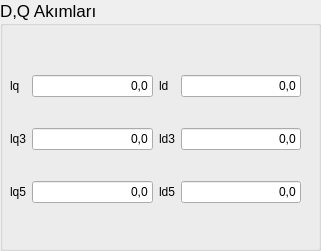
     <widget class="QGroupBox" name="DQAkmlari">
      <property name="geometry">
       <rect>
        <x>30</x>
        <y>370</y>
        <width>321</width>
        <height>251</height>
       </rect>
      </property>
      <property name="font">
       <font>
        <pointsize>13</pointsize>
       </font>
      </property>
      <property name="title">
       <string>D,Q Akımları</string>
      </property>
      <widget class="QWidget" name="layoutWidget">
       <property name="geometry">
        <rect>
         <x>10</x>
         <y>50</y>
         <width>291</width>
         <height>181</height>
        </rect>
       </property>
       <layout class="QGridLayout" name="gridLayout_2">
        <item row="0" column="0">
         <widget class="QLabel" name="lq">
          <property name="font">
           <font>
            <pointsize>9</pointsize>
           </font>
          </property>
          <property name="text">
           <string>lq</string>
          </property>
         </widget>
        </item>
        <item row="0" column="1">
         <widget class="QLineEdit" name="lineEdit_34">
          <property name="font">
           <font>
            <pointsize>9</pointsize>
           </font>
          </property>
          <property name="text">
           <string>0,0</string>
          </property>
          <property name="alignment">
           <set>Qt::AlignRight|Qt::AlignTrailing|Qt::AlignVCenter</set>
          </property>
         </widget>
        </item>
        <item row="0" column="2">
         <widget class="QLabel" name="ld_2">
          <property name="font">
           <font>
            <pointsize>9</pointsize>
           </font>
          </property>
          <property name="text">
           <string>ld</string>
          </property>
         </widget>
        </item>
        <item row="0" column="3">
         <widget class="QLineEdit" name="lineEdit_37">
          <property name="font">
           <font>
            <pointsize>9</pointsize>
           </font>
          </property>
          <property name="text">
           <string>0,0</string>
          </property>
          <property name="alignment">
           <set>Qt::AlignRight|Qt::AlignTrailing|Qt::AlignVCenter</set>
          </property>
         </widget>
        </item>
        <item row="1" column="0">
         <widget class="QLabel" name="lq3">
          <property name="font">
           <font>
            <pointsize>9</pointsize>
           </font>
          </property>
          <property name="text">
           <string>lq3</string>
          </property>
         </widget>
        </item>
        <item row="1" column="1">
         <widget class="QLineEdit" name="lineEdit_35">
          <property name="font">
           <font>
            <pointsize>9</pointsize>
           </font>
          </property>
          <property name="text">
           <string>0,0</string>
          </property>
          <property name="alignment">
           <set>Qt::AlignRight|Qt::AlignTrailing|Qt::AlignVCenter</set>
          </property>
         </widget>
        </item>
        <item row="1" column="2">
         <widget class="QLabel" name="ld3">
          <property name="font">
           <font>
            <pointsize>9</pointsize>
           </font>
          </property>
          <property name="text">
           <string>ld3</string>
          </property>
         </widget>
        </item>
        <item row="1" column="3">
         <widget class="QLineEdit" name="lineEdit_38">
          <property name="font">
           <font>
            <pointsize>9</pointsize>
           </font>
          </property>
          <property name="text">
           <string>0,0</string>
          </property>
          <property name="alignment">
           <set>Qt::AlignRight|Qt::AlignTrailing|Qt::AlignVCenter</set>
          </property>
         </widget>
        </item>
        <item row="2" column="0">
         <widget class="QLabel" name="lq5">
          <property name="font">
           <font>
            <pointsize>9</pointsize>
           </font>
          </property>
          <property name="text">
           <string>lq5</string>
          </property>
         </widget>
        </item>
        <item row="2" column="1">
         <widget class="QLineEdit" name="lineEdit_36">
          <property name="font">
           <font>
            <pointsize>9</pointsize>
           </font>
          </property>
          <property name="text">
           <string>0,0</string>
          </property>
          <property name="alignment">
           <set>Qt::AlignRight|Qt::AlignTrailing|Qt::AlignVCenter</set>
          </property>
         </widget>
        </item>
        <item row="2" column="2">
         <widget class="QLabel" name="ld5">
          <property name="font">
           <font>
            <pointsize>9</pointsize>
           </font>
          </property>
          <property name="text">
           <string>ld5</string>
          </property>
         </widget>
        </item>
        <item row="2" column="3">
         <widget class="QLineEdit" name="lineEdit_39">
          <property name="font">
           <font>
            <pointsize>9</pointsize>
           </font>
          </property>
          <property name="text">
           <string>0,0</string>
          </property>
          <property name="alignment">
           <set>Qt::AlignRight|Qt::AlignTrailing|Qt::AlignVCenter</set>
          </property>
         </widget>
        </item>
       </layout>
      </widget>
     </widget>
